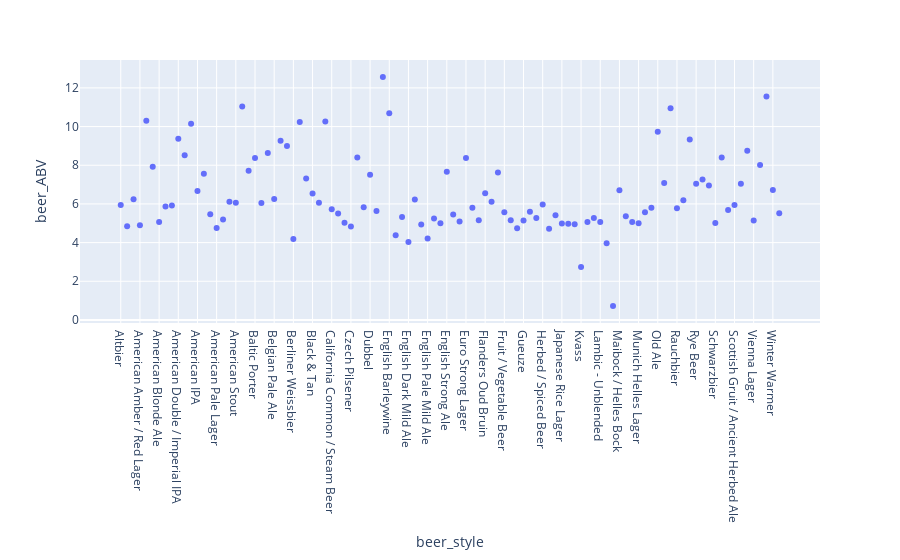

Here is the notebook cell this chart was saved with:
### Code cell
fig = pl.scatter(d2,x="beer_style",y="beer_ABV")
fig.show()

### Figure 1 — Plotly figure (JSON) as saved in the notebook; plotly's stock layout.template omitted (floating-point values rounded to 4 significant figures)
{"data": [{"hovertemplate": "beer_style=%{x}<br>beer_ABV=%{y}<extra></extra>", "legendgroup": "", "marker": {"color": "#636efa", "symbol": "circle"}, "mode": "markers", "name": "", "orientation": "v", "showlegend": false, "type": "scatter", "x": ["Altbier", "American Adjunct Lager", "American Amber / Red Ale", "American Amber / Red Lager", "American Barleywine", "American Black Ale", "American Blonde Ale", "American Brown Ale", "American Dark Wheat Ale", "American Double / Imperial IPA", "American Double / Imperial Pilsner", "American Double / Imperial Stout", "American IPA", "American Malt Liquor", "American Pale Ale (APA)", "American Pale Lager", "American Pale Wheat Ale", "American Porter", "American Stout", "American Strong Ale", "American Wild Ale", "Baltic Porter", "Belgian Dark Ale", "Belgian IPA", "Belgian Pale Ale", "Belgian Strong Dark Ale", "Belgian Strong Pale Ale", "Berliner Weissbier", "Bière de Champagne / Bière Brut", "Bière de Garde", "Black & Tan", "Bock", "Braggot", "California Common / Steam Beer", "Chile Beer", "Cream Ale", "Czech Pilsener", "Doppelbock", "Dortmunder / Export Lager", "Dubbel", "Dunkelweizen", "Eisbock", "English Barleywine", "English Bitter", "English Brown Ale", "English Dark Mild Ale", "English India Pale Ale (IPA)", "English Pale Ale", "English Pale Mild Ale", "English Porter", "English Stout", "English Strong Ale", "Euro Dark Lager", "Euro Pale Lager", "Euro Strong Lager", "Extra Special / Strong Bitter (ESB)", "Faro", "Flanders Oud Bruin", "Flanders Red Ale", "Foreign / Export Stout", "Fruit / Vegetable Beer", "German Pilsener", "Gose", "Gueuze", "Happoshu", "Hefeweizen", "Herbed / Spiced Beer", "Irish Dry Stout", "Irish Red Ale", "Japanese Rice Lager", "Keller Bier / Zwickel Bier", "Kristalweizen", "Kvass", "Kölsch", "Lambic - Fruit", "Lambic - Unblended", "Light Lager", "Low Alcohol Beer", "Maibock / Helles Bock", "Milk / Sweet Stout", "Munich Dunkel Lager", "Munich Helles Lager", "Märzen / Oktoberfest", "Oatmeal Stout", "Old Ale", "Pumpkin Ale", "Quadrupel (Quad)", "Rauchbier", "Roggenbier", "Russian Imperial Stout", "Rye Beer", "Sahti", "Saison / Farmhouse Ale", "Schwarzbier", "Scotch Ale / Wee Heavy", "Scottish Ale", "Scottish Gruit / Ancient Herbed Ale", "Smoked Beer", "Tripel", "Vienna Lager", "Weizenbock", "Wheatwine", "Winter Warmer", "Witbier"], "xaxis": "x", "y": [5.95, 4.846, 6.244, 4.898, 10.31, 7.929, 5.062, 5.861, 5.919, 9.364, 8.521, 10.15, 6.672, 7.556, 5.47, 4.757, 5.188, 6.112, 6.058, 11.04, 7.711, 8.373, 6.054, 8.634, 6.249, 9.265, 8.999, 4.182, 10.23, 7.319, 6.54, 6.061, 10.26, 5.727, 5.508, 5.027, 4.832, 8.396, 5.833, 7.507, 5.636, 12.57, 10.69, 4.376, 5.324, 4.037, 6.224, 4.937, 4.212, 5.243, 4.998, 7.668, 5.454, 5.097, 8.371, 5.797, 5.158, 6.553, 6.115, 7.619, 5.566, 5.157, 4.748, 5.147, 5.6, 5.277, 5.969, 4.722, 5.41, 4.981, 4.975, 4.955, 2.732, 5.059, 5.266, 5.07, 3.961, 0.7163, 6.712, 5.361, 5.063, 5.0, 5.574, 5.804, 9.735, 7.079, 10.94, 5.776, 6.187, 9.333, 7.046, 7.262, 6.956, 5.009, 8.397, 5.689, 5.942, 7.047, 8.756, 5.143, 8.008, 11.55, 6.715, 5.524], "yaxis": "y"}], "layout": {"legend": {"tracegroupgap": 0}, "margin": {"t": 60}, "xaxis": {"anchor": "y", "domain": [0, 1], "title": {"text": "beer_style"}}, "yaxis": {"anchor": "x", "domain": [0, 1], "title": {"text": "beer_ABV"}}}}
